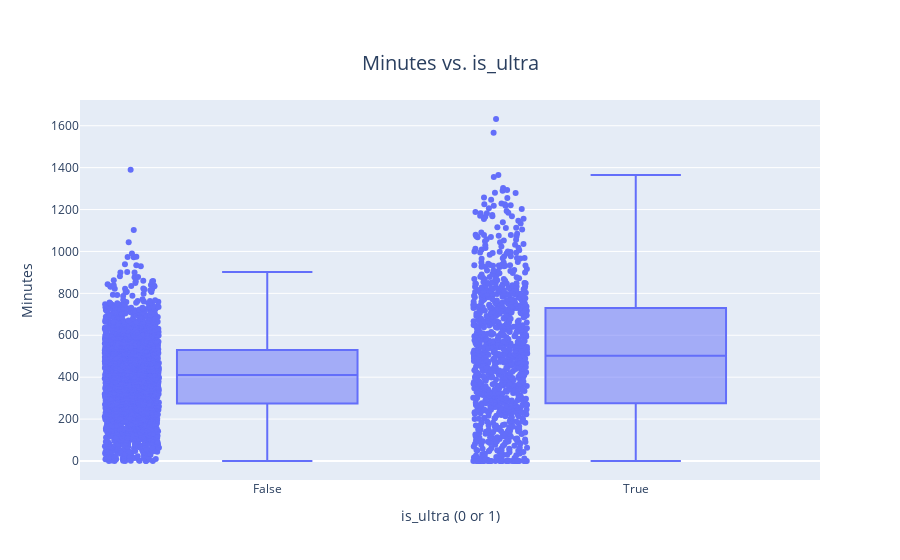

The notebook cell saved with this chart:
### Markdown cell above
<h2 style="color:red;">Analyze the data:</h2>

### Code cell
fig_box = px.box(mega, x='is_ultra', y='min', 
                 title='Minutes vs. is_ultra', 
                 labels={'min': 'Minutes', 'is_ultra': 'is_ultra (0 or 1)'},
                 points='all')  # 'all' to show all points along with box plot

# Update the layout to center the title and make it larger
fig_box.update_layout(
    title={
        'text': "Minutes vs. is_ultra",
        'y':0.9,  # Position the title slightly above the center, adjust as necessary
        'x':0.5,
        'xanchor': 'center',
        'yanchor': 'top',
        'font': {
            'size': 20  # Adjust to the desired font size
        }
    },
    xaxis=dict(
        tickmode='array',
        tickvals=[0, 1],
        ticktext=['False', 'True']  # Optional: better x-axis readability
    )
)

fig_box.show()

### Figure 1 — Plotly figure (JSON) as saved in the notebook; plotly's stock layout.template omitted (floating-point values rounded to 4 significant figures; data arrays with more than 128 entries replaced by an {"elided": "..."} marker saying what was removed)
{"data": [{"alignmentgroup": "True", "boxpoints": "all", "hovertemplate": "is_ultra (0 or 1)=%{x}<br>Minutes=%{y}<extra></extra>", "legendgroup": "", "marker": {"color": "#636efa"}, "name": "", "notched": false, "offsetgroup": "", "orientation": "v", "showlegend": false, "type": "box", "x": {"elided": "3214 bool values"}, "x0": " ", "xaxis": "x", "y": {"elided": "3214 float values"}, "y0": " ", "yaxis": "y"}], "layout": {"autosize": true, "boxmode": "group", "legend": {"tracegroupgap": 0}, "title": {"font": {"size": 20}, "text": "Minutes vs. is_ultra", "x": 0.5, "xanchor": "center", "y": 0.9, "yanchor": "top"}, "xaxis": {"anchor": "y", "autorange": true, "domain": [0, 1], "range": [-0.5063, 1.5], "tickmode": "array", "ticktext": ["False", "True"], "tickvals": [0, 1], "title": {"text": "is_ultra (0 or 1)"}, "type": "category"}, "yaxis": {"anchor": "x", "autorange": true, "domain": [0, 1], "range": [-90.67, 1723.0], "title": {"text": "Minutes"}, "type": "linear"}}}
